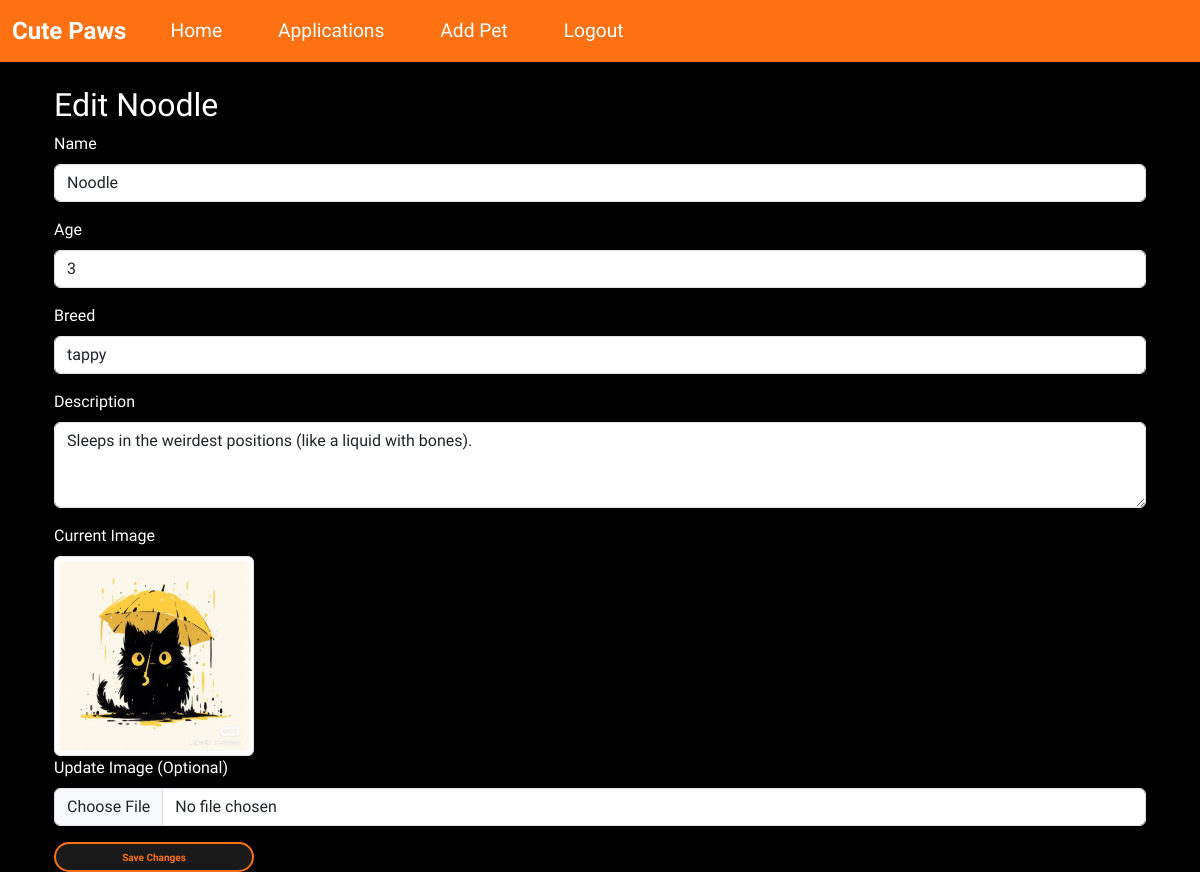
The page /edit_pet/18 (signed in) on the database its author committed.
### wepsite/models.py (models this page shows)
class Pet(db.Model):
    id             = db.Column(db.Integer, primary_key=True)
    name           = db.Column(db.String(100))
    age            = db.Column(db.Integer)
    breed          = db.Column(db.String(100))
    description    = db.Column(db.Text)
    city           = db.Column(db.String(100))  # Changed from location to city
    image_filename = db.Column(db.String(200))
    is_adopted     = db.Column(db.Boolean, default=False)
    is_deleted = db.Column(db.Boolean, default=False)
    adoption_date = db.Column(db.DateTime)
    posted_by      = db.Column(db.Integer, db.ForeignKey('user.id'))
    poster = db.relationship('User', foreign_keys=[posted_by])
    applications = db.relationship(
        'AdoptionApplication',
        backref="pet",
        lazy=True,
        cascade="all, delete-orphan"
    )

### wepsite/views.py (the view, shortened to what this page needs)
@views.route('/edit_pet/<int:pet_id>', methods=['GET', 'POST'])
@login_required
def edit_pet(pet_id):
    if not current_user.is_admin:
        abort(403)  # Only admins can edit
    pet = Pet.query.get_or_404(pet_id)
    return render_template('edit_pet.html', pet=pet)

### wepsite/templates/edit_pet.html
{% extends "base.html" %}
{% block content %}
<div class="container mt-4">
  <h2>Edit {{ pet.name }}</h2>
  <form method="POST" enctype="multipart/form-data">
    <div class="mb-3">
      <label class="form-label">Name</label>
      <input type="text" class="form-control" name="name" value="{{ pet.name }}" required>
    </div>
    <div class="mb-3">
      <label class="form-label">Age</label>
      <input type="text" class="form-control" name="age" value="{{ pet.age }}" required>
    </div>
    <div class="mb-3">
      <label class="form-label">Breed</label>
      <input type="text" class="form-control" name="breed" value="{{ pet.breed }}" required>
    </div>
    <div class="mb-3">
      <label class="form-label">Description</label>
      <textarea class="form-control" name="description" rows="3" required>{{ pet.description }}</textarea>
    </div>
    <div class="mb-3">
      <label class="form-label">Current Image</label>
      <div>
        <img src="{{ url_for('static', filename='uploads/' + pet.image_filename) }}" class="img-thumbnail" alt="{{ pet.name }}" style="max-width: 200px;">
      </div>
    <div class="mb-3">
      <label class="form-label">Update Image (Optional)</label>
      <input type="file" class="form-control" name="image">
    </div>
    <button type="submit" class="btn btn-primary">Save Changes</button>
  </form>
</div>
{% endblock %}

### wepsite/templates/base.html (style rules this page uses)
body { background-color: #000000; font-family: "Saira", sans-serif; font-optical-sizing: auto; color: #fff; margin: 0; padding: 0; height: 100vh; }
.btn { border-radius: 35px; width: 200px; height: 30px; border: 2px solid #fe7113; background-color: #1a1a1a; color: #fe7113; font-size: 10px; font-weight: bold; cursor: pointer; }

### rows shown on the page
Pet: name "Noodle", age "3", breed "tappy", description "Sleeps in the weirdest positions (like a liquid with bones).", image_filename (picture)
